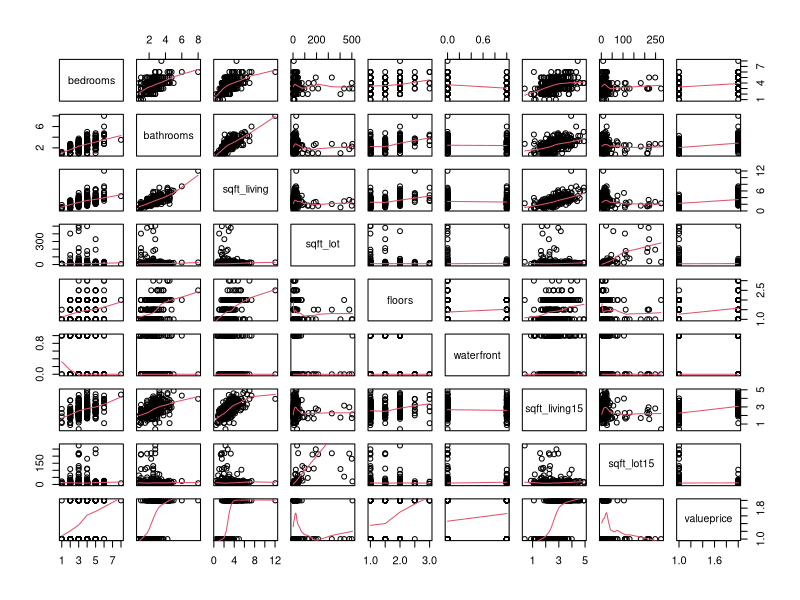
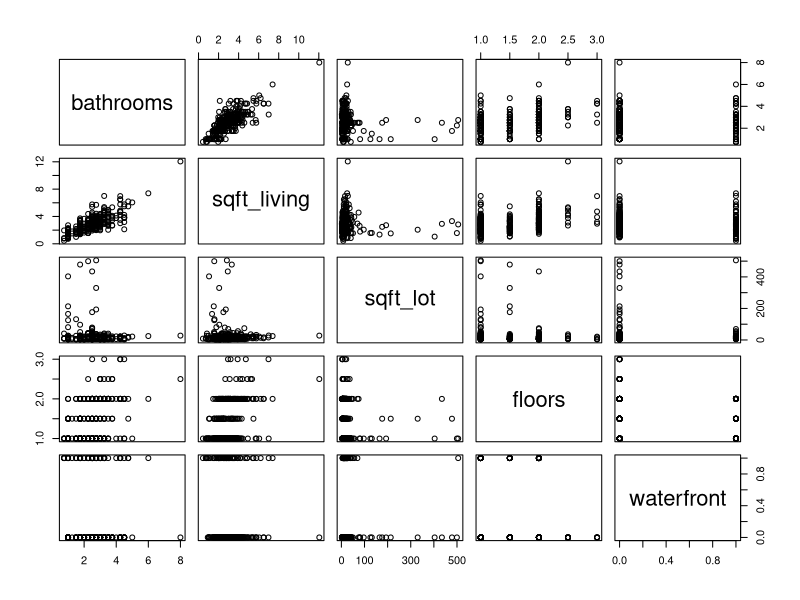
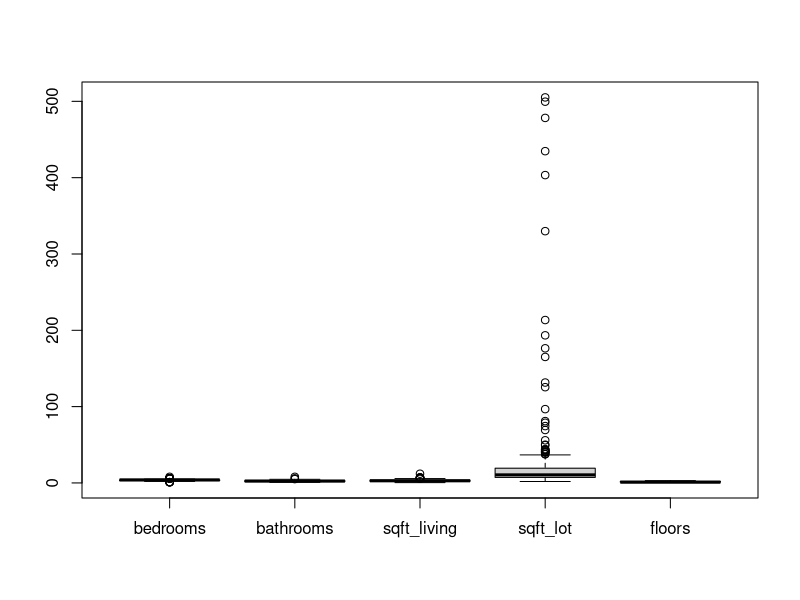
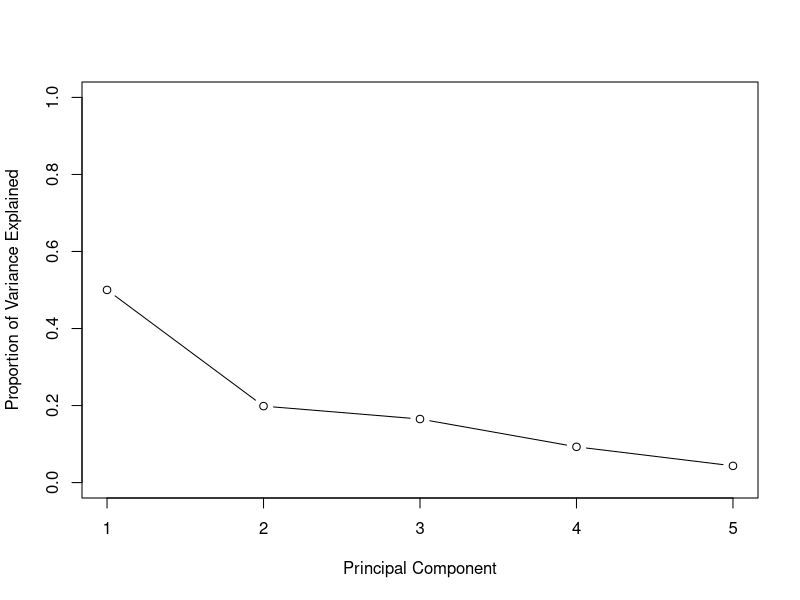
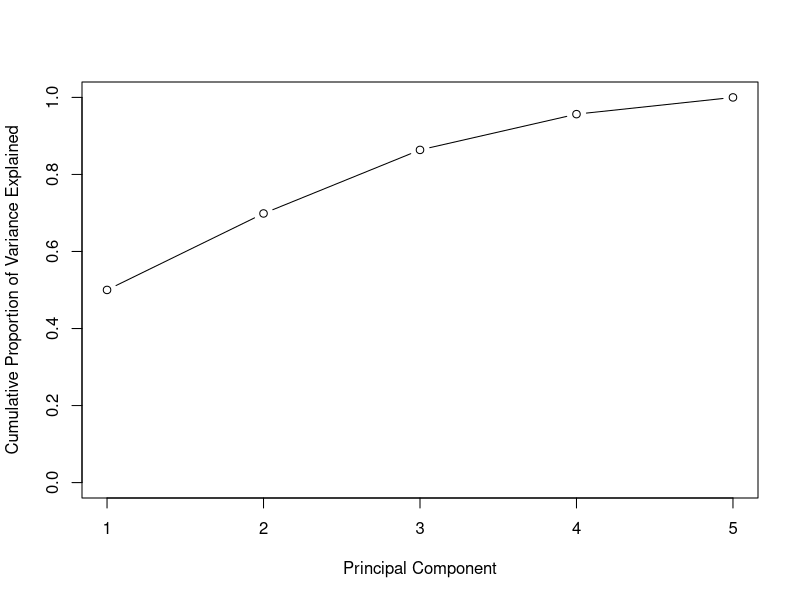
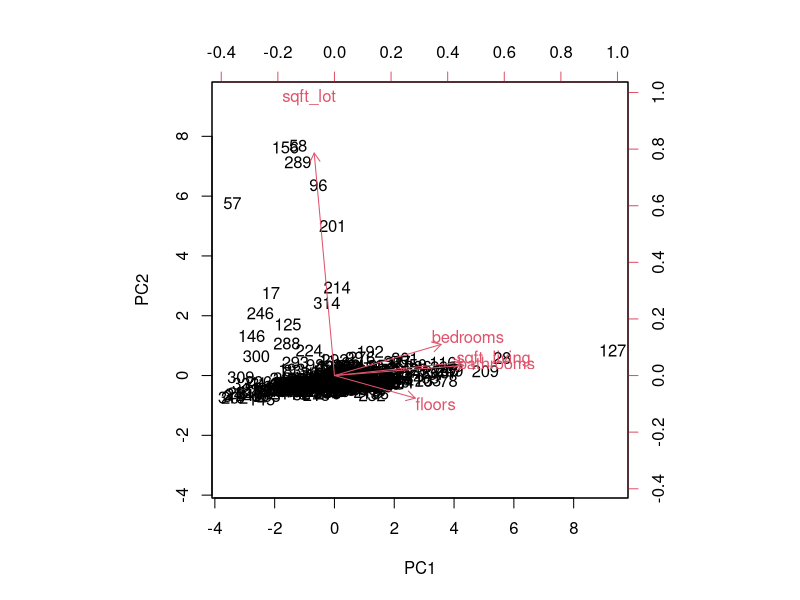
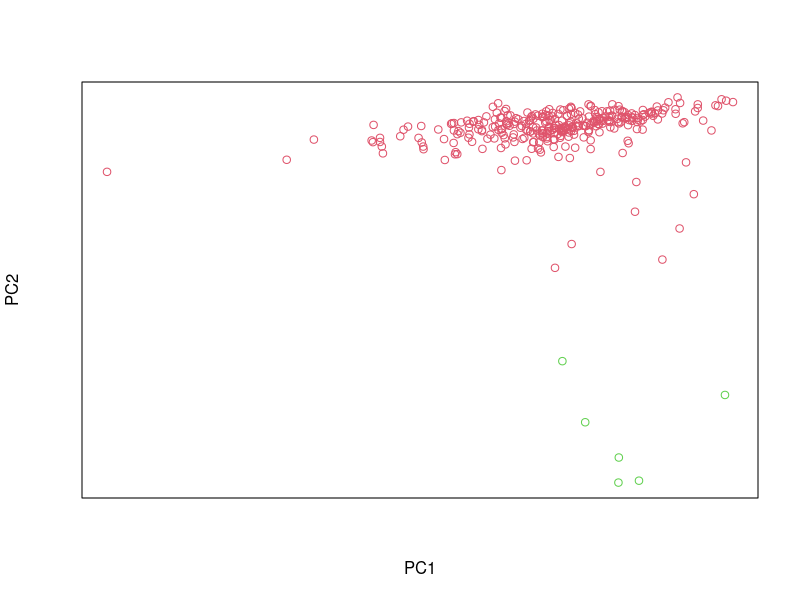
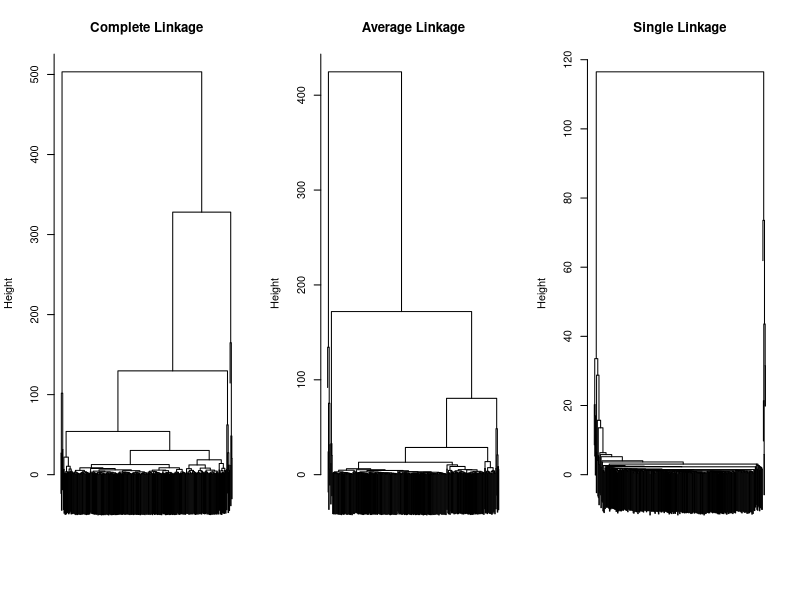

Recreate these plots in R, in order.
## ---- chunk 1
house2=read.csv("kc_house2.csv", header = TRUE)
attach(house2)
dim(house2)
names(house2)
View(house2)
head(house2)
str(house2)
## ---- chunk 2
valueprice= as.character(house2$price_cat)
valueprice[valueprice == "high"] = 1
valueprice[valueprice == "low"] = 0
valueprice= as.numeric(valueprice)
head(valueprice)

newhouse2 = data.frame(house2[,c(-1, -10)], valueprice = as.factor(valueprice))
head(newhouse2)
## ---- chunk 3
pairs(newhouse2, panel=panel.smooth)
pairs(newhouse2 [,2:6])
## ---- chunk 4
boxplot(house2 [,2:6])
## ---- chunk 5
sapply(house2[,2:6], mean)
## ---- chunk 6
sapply(house2[,2:6], var)
## ---- chunk 7
pr.out = prcomp(house2[,2:6], scale. = TRUE)
## ---- chunk 8
pr.out$center
## ---- chunk 9
pr.out$scale
## ---- chunk 10
pr.out$rotation
## ---- chunk 11
head(pr.out$x)
## ---- chunk 12
summary(pr.out)
## ---- chunk 13
pr.out$sdev
## ---- chunk 14
pr.var = pr.out$sdev^2
pr.var
## ---- chunk 15
pve = pr.var/sum(pr.var)
pve
## ---- chunk 16
plot(pve,xlab="Principal Component",ylab="Proportion of Variance Explained",
ylim = c(0,1), type = 'b')
## ---- chunk 17
plot(cumsum(pve),xlab="Principal Component",ylab="Cumulative Proportion of Variance Explained",
ylim = c(0,1), type = 'b')

## ---- chunk 18
pr.out
## ---- chunk 19
head(pr.out$x)
## ---- chunk 20
pr.out$rotation = -pr.out$rotation
pr.out$x = -pr.out$x
biplot(pr.out, scale = 0)
## ---- chunk 21
km.out = kmeans(house2[,2:6], 2, nstart=20)
km.out$cluster
km.out
## ---- chunk 22
pp = prcomp(house2[,2:6], scale =TRUE)
plot(pp$x[,1:2], col=fitted(km.out, "classes")+1, xaxt="n", yaxt="n")
## ---- chunk 23
hc.complete = hclust(dist(house2[,2:6]), method = "complete")
hc.complete
## ---- chunk 24
hc.average = hclust(dist(house2[,2:6]), method = "average")
hc.average
## ---- chunk 25
hc.single = hclust(dist(house2[,2:6]), method = "single")
hc.single
## ---- chunk 26
par(mfrow = c(1,3))
plot(hc.complete, main = "Complete Linkage", xlab = "", sub = "", cex = 0.05)
plot(hc.average, main = "Average Linkage", xlab = "", sub = "", cex = 0.05)
plot(hc.single, main = "Single Linkage", xlab = "", sub = "", cex = 0.05)
## ---- chunk 27
cutree(hc.complete, 2)
cutree(hc.average, 2)
cutree(hc.single, 2)
## ---- chunk 28
set.seed(1)
trid <- sample(1:nrow(house2), nrow(house2)*0.75)
train <- house2[trid,]
test <- house2[-trid,]
## ---- chunk 29
dim(test)
dim(train)
## ---- chunk 30
library(e1071)
svm_fit = svm(formula = valueprice ~ ., data= newhouse2, kernel = "linear", cost = 1, scale = TRUE)
summary(svm_fit)
## ---- chunk 31
set.seed(1)
tune_out <- tune(svm, valueprice ~ ., data = newhouse2, kernel = "linear", ranges = list(cost = c(0.001, 0.01, 0.1, 1, 10, 100, 1000)), scale= TRUE)
summary(tune_out)
## ---- chunk 32
best_model = tune_out$best.model
summary(best_model)
## ---- chunk 33
set.seed(1)
polytune_out = tune(svm, valueprice ~ ., data=newhouse2, kernel = "polynomial", ranges = list(cost = c(0.001, 0.01, 0.1, 1, 10, 100, 1000), d = c(2:5)), scale =TRUE)
summary(polytune_out)
## ---- chunk 34
polybest_model = polytune_out$best.model
summary(polybest_model)
## ---- chunk 35
set.seed(1)
radtune_out = tune(svm, valueprice ~., data=newhouse2, kernel="radial", ranges = list(cost = c(0.001, 0.01, 0.1, 1, 10, 100, 1000), gamma = c(0.5, 1, 2, 3, 4)), scale= TRUE)
summary(radtune_out)
## ---- chunk 36
radbest_model = radtune_out$best.model
summary(radbest_model)
